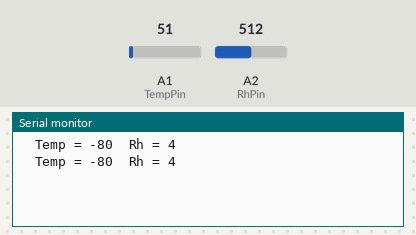
Bench run of a sketch on a simulated Arduino Uno, built with avr-gcc and run on an emulated ATmega328P. On the bench: the last lines printed to the serial monitor. The test bench sets the inputs (shaded band); at power-on: A1 (TempPin) = 51, A2 (RhPin) = 512.

Above: at 5.8 s.
5.9 s: A1 (TempPin) set to 61
At 10.9 s:
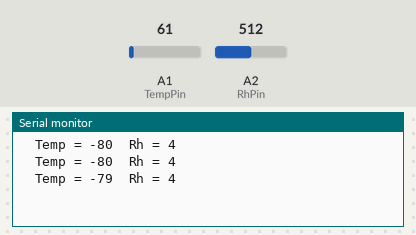
11.9 s: A2 (RhPin) set to 716
At 15.9 s:
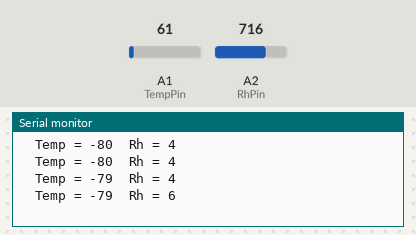
17.9 s: A1 (TempPin) set to 30
At 20.9 s:
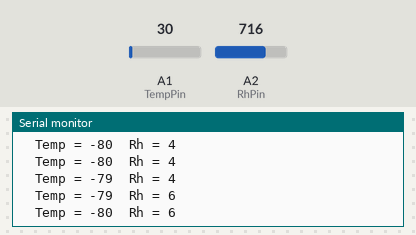
23.9 s: A2 (RhPin) set to 900
At 26.0 s:
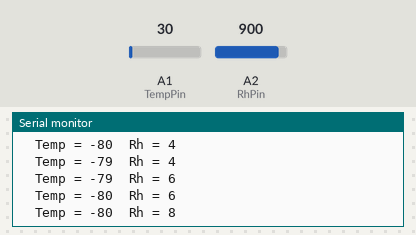
Timing chart, 0 to 27.5 s (numbered marks = the images above; inputs shaded):
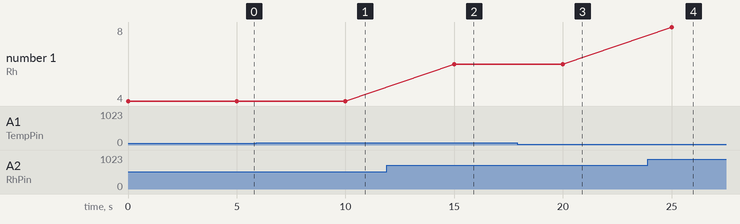

The sketch:

Datalogger.ino
```cpp
const int TempPin = A1;
const int RhPin = A2;
//const int RefPin = A3;


void setup(){

  Serial.begin(9600);

}

void loop(){


float Temp;
float Rh;
int TempVal;
int RhVal;

  Temp = (analogRead(TempPin)) * 0.14;
  Rh = analogRead(RhPin) * .1;
 // Ref = analogRead(RefPin);


  TempVal = map(Temp, 0, 1023, -80, 60);
  RhVal = map(Rh, 0, 1023, 0, 100);

  Serial.print("  Temp = ");
  Serial.print(TempVal);
  Serial.print("  Rh = ");
  Serial.println(RhVal);
  //Serial.print("  Ref = ");
  //Serial.println(Ref);


  delay(5000);
}
```

Measured:
- after the input at 5.9 s, the serial monitor: prints a new line after 4.1 s (image 1)
- after the input at 11.9 s, the serial monitor: prints a new line after 3.1 s (image 2)
- after the input at 17.9 s, the serial monitor: prints a new line after 2.1 s (image 3)
- after the input at 23.9 s, the serial monitor: prints a new line after 1.1 s (image 4)
- plotted number 1: 4 → 6 after the input at 11.9 s, 6 → 8 after the input at 23.9 s
